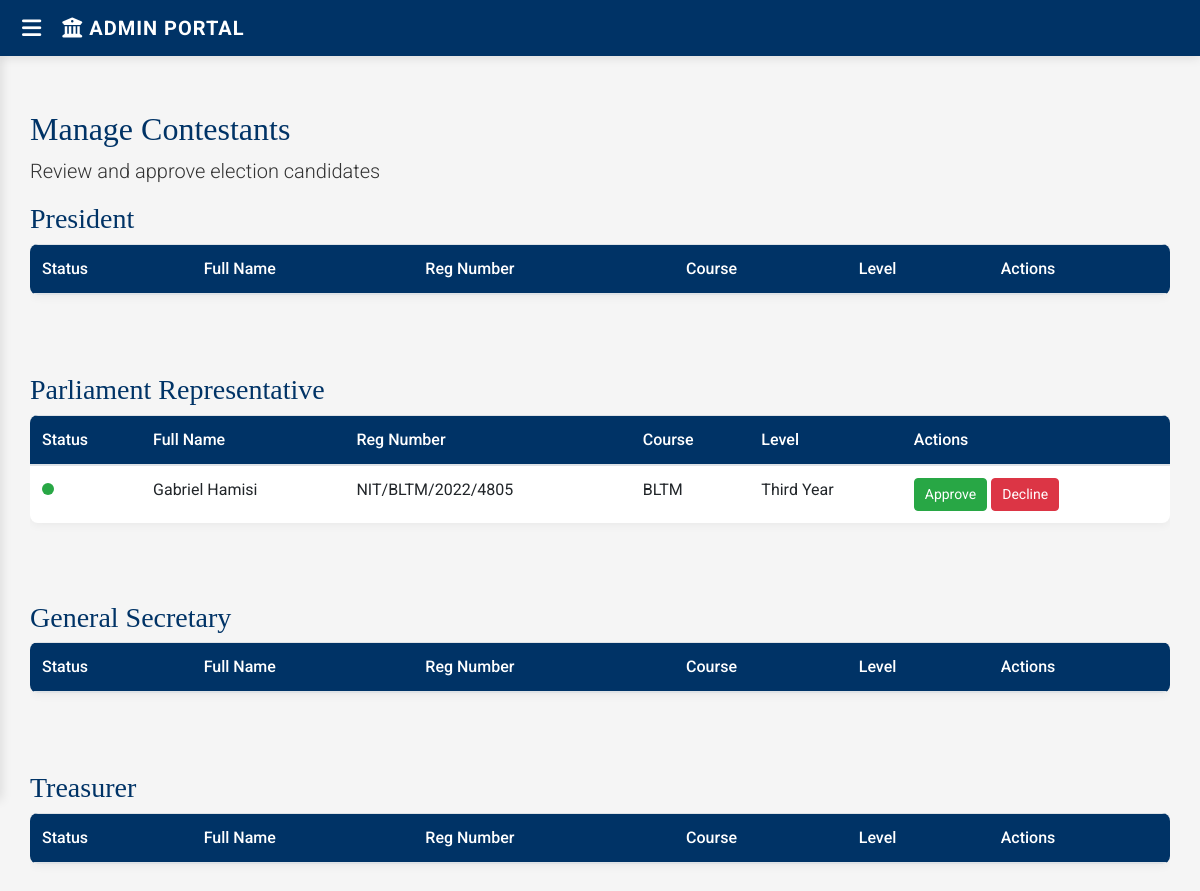
The app's page /admin_contestants.php (signed in) with its own data.
### tables this page shows
CREATE TABLE `contestants` (
  `id` int(11) NOT NULL,
  `fullname` varchar(255) NOT NULL,
  `reg_number` varchar(50) NOT NULL,
  `course` varchar(100) NOT NULL,
  `level` varchar(50) NOT NULL,
  `position` varchar(50) NOT NULL,
  `reason` text NOT NULL,
  `motto` varchar(255) NOT NULL,
  `status` enum('Pending','Accepted','Declined') DEFAULT 'Pending',
  `image` varchar(255) NOT NULL
);

### admin_contestants.php (the view, shortened to what this page needs)
<?php
$conn = new mysqli("localhost", "root", "", "studentsportal");
$positions = ["President", "Parliament Representative", "General Secretary", "Treasurer"];
$contestants = [];
foreach ($positions as $position) {
    if ($position == "Parliament Representative") {
        $query = "SELECT * FROM contestants WHERE position = '$position' ORDER BY course ASC";
    } else {
        $query = "SELECT * FROM contestants WHERE position = '$position'";
    }
    $contestants[$position] = $conn->query($query);
}
?>
<!DOCTYPE html>
<html lang="en">
<head>
    <link href="https://stackpath.bootstrapcdn.com/bootstrap/4.5.2/css/bootstrap.min.css" rel="stylesheet">
    <link rel="stylesheet" href="https://cdnjs.cloudflare.com/ajax/libs/font-awesome/6.4.0/css/all.min.css">
</head>
<body>
    <nav class="navbar navbar-expand-lg navbar-dark fixed-top">
        <button class="toggle-btn" onclick="toggleSidebar()"><i class="fas fa-bars"></i></button>
        <a class="navbar-brand" href="#">
            <i class="fas fa-university"></i> ADMIN PORTAL
        </a>
    </nav>
    <div id="content">
        <header>
            <h2>Manage Contestants</h2>
            <p class="lead">Review and approve election candidates</p>
        </header>
        <?php foreach ($contestants as $position => $data) : ?>
            <div class="mb-5">
                <h3><?php echo $position; ?></h3>
                <div class="table-responsive">
                    <table class="table">
                        <thead>
                            <tr>
                                <th>Status</th>
                                <th>Full Name</th>
                                <th>Reg Number</th>
                                <th>Course</th>
                                <th>Level</th>
                                <th>Actions</th>
                            </tr>
                        </thead>
                        <tbody>
                            <?php while ($row = $data->fetch_assoc()) : ?>
                                <tr>
                                    <td>
                                        <?php
                                        $statusClass = ($row['status'] == 'Accepted') ? 'accepted' : (($row['status'] == 'Declined') ? 'declined' : '');
                                        echo "<span class='status-dot $statusClass'></span>";
                                        ?>
                                    </td>
                                    <td><?php echo htmlspecialchars($row['fullname']); ?></td>
                                    <td><?php echo $row['reg_number']; ?></td>
                                    <td><?php echo $row['course']; ?></td>
                                    <td><?php echo $row['level']; ?></td>
                                    <td>
                                        <form method="POST" style="display:inline-block;">
                                            <button type="submit" name="action" value="approve" class="btn btn-success btn-sm">Approve</button>
                                        </form>
                                        <form method="POST" style="display:inline-block;">
                                            <button type="submit" name="action" value="decline" class="btn btn-danger btn-sm">Decline</button>
                                        </form>
                                    </td>
                                </tr>
                            <?php endwhile; ?>
                        </tbody>
                    </table>
                </div>
            </div>
        <?php endforeach; ?>
    </div>
</body>
</html>

### admin_contestants.php (style rules this page uses)
:root { --primary-blue: #003366; --secondary-blue: #005b96; --accent-gold: #d4af37; --light-gray: #f5f5f5; --dark-gray: #333333; --success-green: #28a745; --danger-red: #dc3545; }
body { background-color: var(--light-gray); color: var(--dark-gray); font-family: 'Roboto', sans-serif; padding-top: 80px; }
h1, h2, h3, h4 { font-family: 'Playfair Display', serif; color: var(--primary-blue); }
.navbar { background-color: var(--primary-blue); box-shadow: 0 2px 10px rgba(0, 0, 0, 0.1); }
.navbar-brand { font-weight: 700; letter-spacing: 1px; }
#content { margin-left: 0; transition: margin-left 0.3s; padding: 30px; }
.table { background-color: white; border-radius: 8px; overflow: hidden; box-shadow: 0 2px 10px rgba(0, 0, 0, 0.05); margin-bottom: 30px; }
.table thead { background-color: var(--primary-blue); color: white; }
.table th { font-weight: 500; }
.status-dot { height: 12px; width: 12px; border-radius: 50%; display: inline-block; margin-right: 5px; }
.accepted { background-color: var(--success-green); }
.btn-success { background-color: var(--success-green); border-color: var(--success-green); }
.btn-danger { background-color: var(--danger-red); border-color: var(--danger-red); }
.btn-sm { padding: 5px 10px; font-size: 0.875rem; border-radius: 4px; }
.toggle-btn { background: transparent; border: none; color: white; font-size: 22px; cursor: pointer; margin-right: 15px; }

### records on screen
contestants: fullname "Gabriel Hamisi", reg_number "NIT/BLTM/2022/4805", course "BLTM", level "Third Year"

### other values on screen
$position "President"
$position "Parliament Representative"
$position "General Secretary"
$position "Treasurer"
